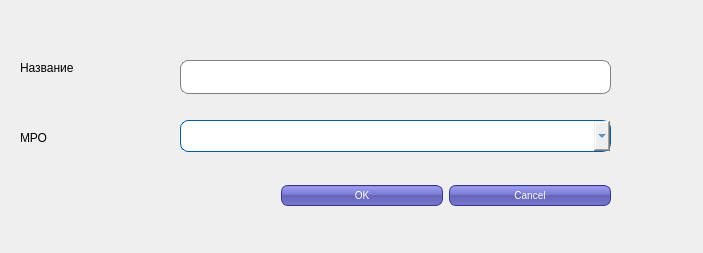
<?xml version="1.0" encoding="UTF-8"?>
<ui version="4.0">
 <class>inspectionEditForm</class>
 <widget class="QDialog" name="inspectionEditForm">
  <property name="geometry">
   <rect>
    <x>0</x>
    <y>0</y>
    <width>703</width>
    <height>253</height>
   </rect>
  </property>
  <property name="windowTitle">
   <string>inspectionEditForm</string>
  </property>
  <property name="styleSheet">
   <string notr="true">QPushButton {
color: white;
background-color: QLinearGradient( x1: 0, y1: 0, x2: 0, y2: 1, stop: 0 #88d, stop: 0.1 #99e, stop: 0.49 #77c, stop: 0.5 #66b, stop: 1 #77c);
border-width: 1px;
border-color: #339;
border-style: solid;
border-radius: 7;
padding: 3px;
font-size: 10px;
padding-left: 5px;
padding-right: 5px;
min-width: 150px;
max-width: 150px;
min-height: 13px;
max-height: 13px;
}
QLineEdit {
padding: 1px;
border-style: solid;
border: 1px solid gray;
border-radius: 8px;
 min-height: 30px;
}</string>
  </property>
  <widget class="QDialogButtonBox" name="buttonBox">
   <property name="geometry">
    <rect>
     <x>270</x>
     <y>180</y>
     <width>341</width>
     <height>32</height>
    </rect>
   </property>
   <property name="orientation">
    <enum>Qt::Horizontal</enum>
   </property>
   <property name="standardButtons">
    <set>QDialogButtonBox::Cancel|QDialogButtonBox::Ok</set>
   </property>
  </widget>
  <widget class="QLabel" name="label">
   <property name="geometry">
    <rect>
     <x>20</x>
     <y>60</y>
     <width>131</width>
     <height>16</height>
    </rect>
   </property>
   <property name="text">
    <string>Название</string>
   </property>
  </widget>
  <widget class="QLabel" name="label_2">
   <property name="geometry">
    <rect>
     <x>20</x>
     <y>130</y>
     <width>131</width>
     <height>16</height>
    </rect>
   </property>
   <property name="text">
    <string>МРО</string>
   </property>
  </widget>
  <widget class="QLineEdit" name="lineEdit">
   <property name="geometry">
    <rect>
     <x>180</x>
     <y>60</y>
     <width>431</width>
     <height>34</height>
    </rect>
   </property>
  </widget>
  <widget class="QComboBox" name="comboBox">
   <property name="geometry">
    <rect>
     <x>180</x>
     <y>120</y>
     <width>431</width>
     <height>32</height>
    </rect>
   </property>
   <property name="styleSheet">
    <string notr="true">QComboBox {
   background: qlineargradient(
   x1:0, y1:0, x2:0, y2:1,
   stop:0 #f9f9f9,
   stop: 0.5 #c6c6c6,
   stop: 0.6 #dfdfdf,
   stop:1 #f9f9f9 );
   border-style: solid;
   border-width: 1px;
   border-color: rgb(0, 93, 168);
   border-radius: 8px;
   color: rgb(0, 93, 168);
   min-width: 170px;
   min-height: 30px;
   padding-left: 15px;
}
QComboBox:on {
   border-radius: 30px;
   background:transparent;
}
QComboBox::drop-down {
   image: url(:/bwt/downarrow.png);
   subcontrol-position: center right;
   margin-right: 10px;
}
QComboBox QAbstractItemView::item {
   padding: 10px 10px 10px 10px;
}
QComboBox QAbstractItemView {
   color: rgb(0, 93, 168);
   background: transparent;
}
QComboBox QListView::item {
   background: qradialgradient(
   cx: 0.5, cy: -1.6, fx: 0.5, fy: 0,
   radius: 2,
   stop: 0 #C4C4C4,
   stop: 1 #DBDBDB );
   border-style: solid;
   border-width: 1px;
   border-color: rgb(0, 93, 168);
   border-radius: 20px;
}</string>
   </property>
  </widget>
 </widget>
 <resources/>
 <connections>
  <connection>
   <sender>buttonBox</sender>
   <signal>accepted()</signal>
   <receiver>inspectionEditForm</receiver>
   <slot>accept()</slot>
   <hints>
    <hint type="sourcelabel">
     <x>248</x>
     <y>254</y>
    </hint>
    <hint type="destinationlabel">
     <x>157</x>
     <y>274</y>
    </hint>
   </hints>
  </connection>
  <connection>
   <sender>buttonBox</sender>
   <signal>rejected()</signal>
   <receiver>inspectionEditForm</receiver>
   <slot>reject()</slot>
   <hints>
    <hint type="sourcelabel">
     <x>316</x>
     <y>260</y>
    </hint>
    <hint type="destinationlabel">
     <x>286</x>
     <y>274</y>
    </hint>
   </hints>
  </connection>
 </connections>
</ui>
